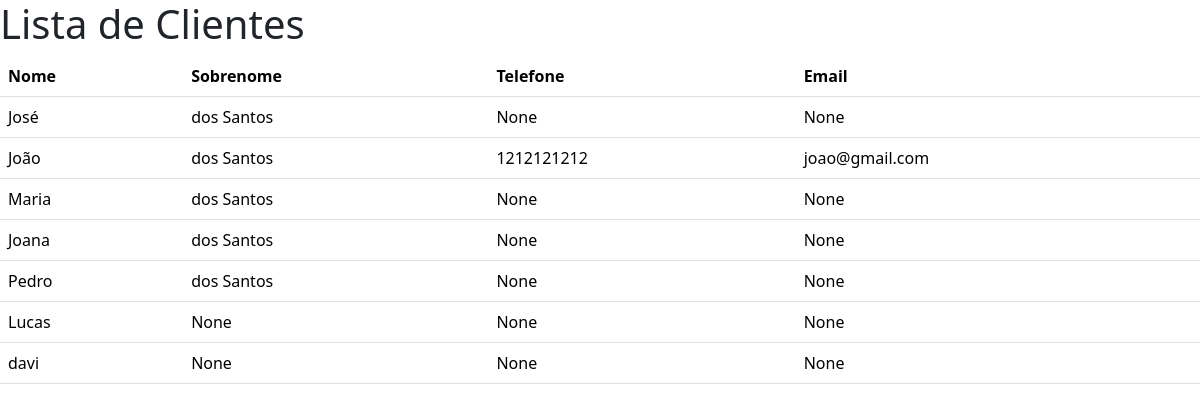
Before: /clientes with the older database file.
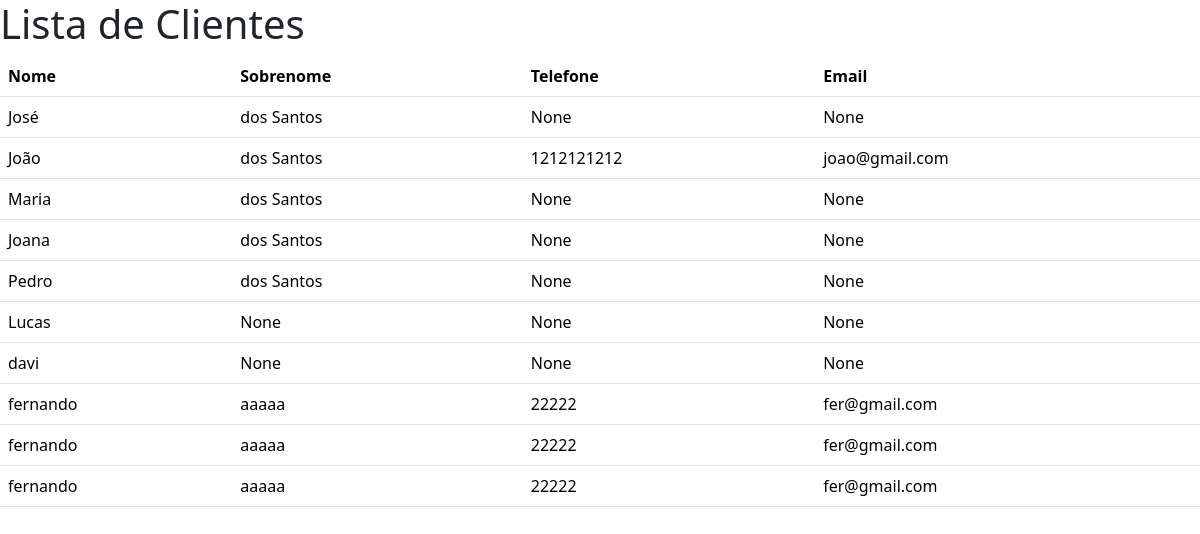
After: the same page with the newer database file.
### core/models.py (models this page shows)
class Cliente(models.Model):
    nome = models.CharField(max_length=200)
    sobrenome = models.CharField(max_length=200, null=True, blank=True)
    data_nascimento = models.DateField(null=True, blank=True)
    cpf = BRCPFField(unique=True, null=True, blank=True)
    telefone = models.CharField(max_length=30, null=True, blank=True)
    email = models.EmailField(max_length=100, null=True, blank=True)

### core/views.py (the view)
# urls.py: path('clientes', clientes, name="urlclientes"),
def clientes(request):
    clientes = Cliente.objects.all()
    context = {'cli': clientes}
    return render(request, 'clientes.html', context)

### core/templates/clientes.html (shortened to what this page needs)
{% load bootstrap5 %}
<!DOCTYPE html>
<html lang="en">
<head>
    {% bootstrap_css %}
</head>
<body>
    <h1>Lista de Clientes</h1>
    <table class="table table-hover">
        <thead>
            <tr>
                <th>Nome</th>
                <th>Sobrenome</th>
                <th>Telefone</th>
                <th>Email</th>
            </tr>
        </thead>
        {% for c in cli %}
        <tbody>
          <tr>
            <td>{{ c.nome }}</td>
            <td>{{ c.sobrenome }}</td>
            <td>{{ c.telefone }}</td>
            <td>{{ c.email }}</td>
          </tr>
        </tbody>
        {% endfor %}
      </table>
</body>
</html>

Changed rows visible on the page:
added Cliente: nome "fernando", sobrenome "aaaaa", telefone "22222", email "fer@gmail.com"
added Cliente: nome "fernando", sobrenome "aaaaa", telefone "22222", email "fer@gmail.com"
added Cliente: nome "fernando", sobrenome "aaaaa", telefone "22222", email "fer@gmail.com"
